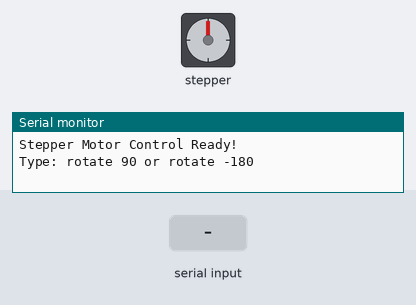
The sketch below on a simulated Arduino Uno, built with avr-gcc and run on an emulated ATmega328P. On the bench: stepper motor, the last lines printed to the serial monitor. The test bench sets the inputs (shaded band). Stepper angles assume 2048 steps per turn.

Above: at 1.2 s.
1.3 s: "rotate90\n" received over Serial
At 1.76 s:
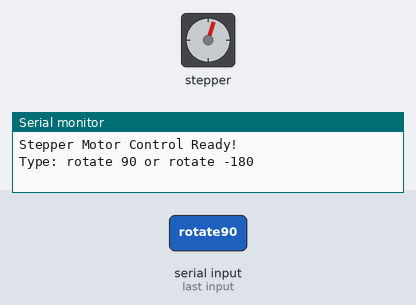
At 3.4 s:
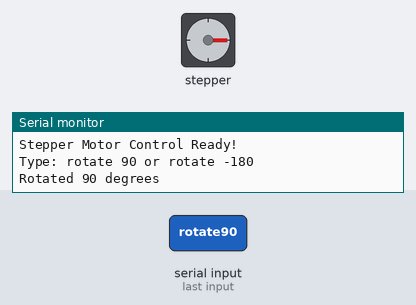
5.8 s: "rotate90\n" received over Serial
At 8.0 s:
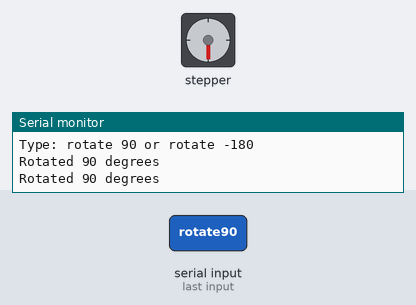
Timing chart, 0 to 9.5 s (numbered marks = the images above; inputs shaded):
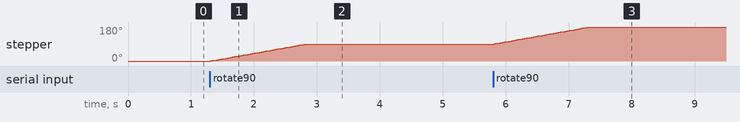

The sketch:

StepperMotor.ino
```cpp
#include <Stepper.h>
// For 28BYJ-48 motor with ULN2003 driver board
const int stepsPerRevolution = 2048;
// Pins connected to IN1, IN2, IN3, IN4 on ULN2003
Stepper myStepper(stepsPerRevolution, 8, 10, 9, 11);
void setup() {
  // Set motor speed (RPM)
  myStepper.setSpeed(10); // Keep it low, this motor is slow (max ~15 rpm)
  Serial.begin(9600);
  Serial.println("Stepper Motor Control Ready!");
  Serial.println("Type: rotate 90 or rotate -180");
}
void loop() {
  if (Serial.available() > 0) {
    String input = Serial.readStringUntil('\n');
    input.trim();
    if (input.startsWith("rotate")) {
      int angle = input.substring(6).toInt();
      // Convert angle to steps
      long steps = (long)angle * stepsPerRevolution / 360;
      // Move the motor
      myStepper.step(steps);
      // Feedback
      Serial.print("Rotated ");
      Serial.print(angle);
      Serial.println(" degrees");
    } else {
      Serial.println("Invalid command. Try: rotate 90 or rotate -180");
    }
  }
}
```

Measured:
- after the input at 1.3 s, stepper: turns 90° clockwise in 1.5 s, starting at once
- after the input at 5.8 s, stepper: turns 90° clockwise in 1.5 s, starting at once
